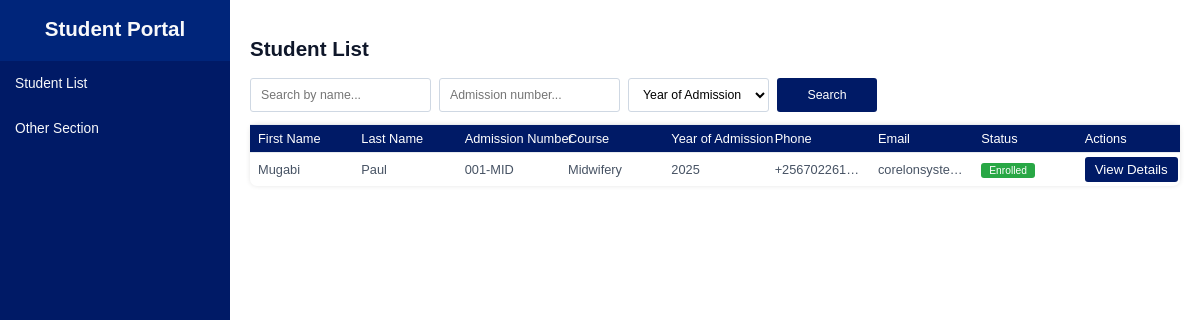
The app's page /portal/, older data.
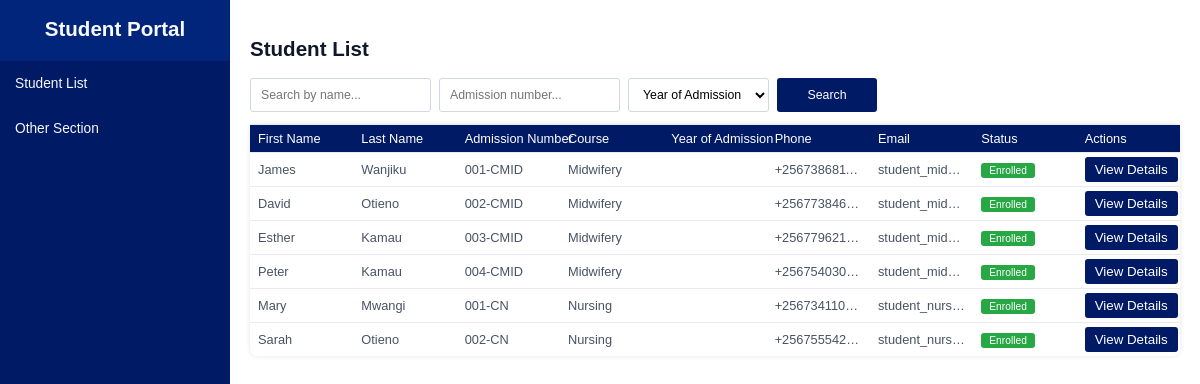
The same page, newer data.
### admissions/models.py (models this page shows, shortened)
class Student(models.Model):
    application = models.OneToOneField(
        'Application',
        on_delete=models.SET_NULL,
        null=True,
        blank=True,
        related_name='admitted_student',
        help_text="The application this student was admitted from"
    )
    first_name = models.CharField(max_length=100)
    middle_name = models.CharField(max_length=100, blank=True)  # Optional middle name
    last_name = models.CharField(max_length=100)
    date_of_birth = models.DateField()
    gender = models.CharField(
        max_length=1,
        choices=[('M', 'Male'), ('F', 'Female')],
        help_text="Select gender"
    )  # Gender choices
    religion = models.CharField(max_length=50)
    nationality = models.CharField(max_length=100)
    passport_photo = models.ImageField(upload_to='passport_photos/', blank=True, null=True)
    birth_district = models.CharField(max_length=100)
    subcounty = models.CharField(max_length=100)
    parish = models.CharField(max_length=100)
    village = models.CharField(max_length=100)
    phone = models.CharField(max_length=15)
    email = models.EmailField(unique=True)
    father_name = models.CharField(max_length=100)
    father_phone = models.CharField(max_length=15)
    mother_name = models.CharField(max_length=100)
    mother_phone = models.CharField(max_length=15)
    sponsor_name = models.CharField(max_length=100)
    former_school = models.CharField(max_length=200, blank=True)
    former_school_district = models.CharField(max_length=100, blank=True)
    course = models.ForeignKey('academics.Course', on_delete=models.CASCADE)
    admission_number = models.CharField(max_length=20, unique=True, blank=True)
    reporting = models.DateField( blank=True, null=True)
    year_of_admission = models.CharField(max_length=15)
    NSIN = models.CharField(max_length=20, unique=False, blank=True, default='', help_text="National Student Identification Number. Leave blank if not yet assigned.")
    ENROLLMENT_STATUS_CHOICES = [
        ('ENROLLED', 'Enrolled'),
        ('PENDING', 'Pending'),
        ('DEFERRED', 'Deferred'),
        ('COMPLETED', 'Completed'),
        ('WITHDRAWN', 'Withdrawn'),
    ]
    enrollment_status = models.CharField(
        max_length=15,
        choices=ENROLLMENT_STATUS_CHOICES,
        default='PENDING',
        help_text="Current enrollment status of the student"
    )
    class Meta:
        verbose_name = 'Admission'
        verbose_name_plural = 'Admissions'

### academics/models.py (models this page shows, shortened)
class Course(models.Model):
    LEVEL_CHOICES = [
        ('CERTIFICATE', 'Certificate'),
        ('DIPLOMA', 'Diploma'),
        ('BACHELORS', "Bachelor's"),
        ('MASTERS', "Master's"),
    ]
    name = models.CharField(max_length=100)
    short_name = models.CharField(max_length=10, unique=True)  # e.g., CS for Computer Science
    duration = models.IntegerField(help_text="Duration in months")  # Course duration in months
    level = models.CharField(
        max_length=20,
        choices=LEVEL_CHOICES,
        default='CERTIFICATE',
        help_text="Academic level of the course"
    )
    department = models.ForeignKey(
        Department,
        on_delete=models.SET_NULL,
        null=True,
        blank=True,
        related_name='courses',
        help_text="Department this course belongs to"
    )

### admissions/views.py (the view)
# urls.py: path('', views.student_list, name='student_list'),
def student_list(request):
    name = request.GET.get('name', '')
    admission_number = request.GET.get('admission_number', '')
    year_of_admission = request.GET.get('year_of_admission', '')
    students = Student.objects.select_related('course').all()
    if name:
        students = students.filter(first_name__icontains=name) | students.filter(last_name__icontains=name)
    if admission_number:
        students = students.filter(admission_number__icontains=admission_number)
    if year_of_admission:
        students = students.filter(year_of_admission=year_of_admission)
    student_data = [
        {
            "first_name": student.first_name,
            "last_name": student.last_name,
            "admission_number": student.admission_number,
            "course": student.course.name,
            "year_of_admission": student.year_of_admission,
            "email": student.email,
            "phone": student.phone,
            "enrollment_status": student.get_enrollment_status_display(),
        }
        for student in students
    ]
    return render(request, 'admissions/student_list.html', {
        'students': students,
        'student_json': json.dumps(student_data, cls=DjangoJSONEncoder),
    })

### SchoolManagementSystem/context_processors.py (called while the page is built)
def dashboard_stats(request):
    total_admissions = AdmissionStudent.objects.count()
    enrolled = AdmissionStudent.objects.filter(enrollment_status='ENROLLED').count()
    completed = AdmissionStudent.objects.filter(enrollment_status='COMPLETED').count()
    withdrawn = AdmissionStudent.objects.filter(enrollment_status='WITHDRAWN').count()
    deferred = AdmissionStudent.objects.filter(enrollment_status='DEFERRED').count()
    pending = AdmissionStudent.objects.filter(enrollment_status='PENDING').count()
    active_enrolled = AcademicStudent.objects.count()
    return {
        'stats_total_students': total_admissions,
        'stats_enrolled': active_enrolled,
        'stats_completed': completed,
        'stats_withdrawn': withdrawn,
        'stats_deferred': deferred,
        'stats_pending': pending,
    }

### admissions/templates/admissions/student_list.html (shortened to what this page needs)
<!DOCTYPE html>
<html lang="en">
<head>
    {% load static %}
    <link rel="stylesheet" href="{% static 'css/styles.css' %}">
</head>
<body>
    <div class="sidebar">
        <div class="sidebar1">
            <h2>Student Portal</h2>
        </div>
        <a href="#" onclick="showSection('student-list')">Student List</a>
        <a href="#" onclick="showSection('other-section')">Other Section</a>
    </div>
    <div class="content">
        <div id="student-list">
            <h2>Student List</h2>
            <div class="search-bar">
                <form method="GET" action="{% url 'student_list' %}">
                    <input type="text" name="name" value="{{ request.GET.name }}" placeholder="Search by name..." id="search-name">
                    <input type="text" name="admission_number" value="{{ request.GET.admission_number }}" placeholder="Admission number..." id="search-admission-number">
                    <select name="year_of_admission" id="filter-year">
                        <option value="">Year of Admission</option>
                    </select>
                    <button type="submit">Search</button>
                </form>
            </div>
            <table class="student-table">
                <thead>
                    <tr>
                        <th>First Name</th>
                        <th>Last Name</th>
                        <th>Admission Number</th>
                        <th>Course</th>
                        <th>Year of Admission</th>
                        <th>Phone</th>
                        <th>Email</th>
                        <th>Status</th>
                        <th>Actions</th>
                    </tr>
                </thead>
                <tbody id="student-table-body">
                    {% for student in students %}
                    <tr>
                        <td>{{ student.first_name }}</td>
                        <td>{{ student.last_name }}</td>
                        <td>{{ student.admission_number }}</td>
                        <td>{{ student.course.name }}</td>
                        <td>{{ student.year_of_admission }}</td>
                        <td>{{ student.phone }}</td>
                        <td>{{ student.email }}</td>
                        <td><span class="status-badge status-{{ student.enrollment_status|lower }}">{{ student.get_enrollment_status_display }}</span></td>
                        <td class="actions">
                            <button onclick="openDetailsModal({{ forloop.counter0 }})">View Details</button>
                        </td>
                    </tr>
                    {% empty %}
                    <tr>
                        <td colspan="9" style="text-align:center;">No students found</td>
                    </tr>
                    {% endfor %}
                </tbody>
            </table>
        </div>
    </div>
</body>
</html>

### static/css/styles.css (style rules this page uses)
:root { --k-primary: #001a66; --k-primary-hover: #00257a; --k-accent: #f7c6d0; --k-accent-hover: #f4b8c6; --k-bg: #fff5f8; --k-surface: #ffffff; --k-text: #0f172a; --k-muted: #475364; --k-border: #cfd8e3; }
body { font-family: Arial, sans-serif; margin: 0; display: flex; height: 100vh; background-color: var(--k-bg); font-size: 0.85714rem; color: var(--k-text); }
.sidebar { width: 230px; background-color: var(--k-primary); color: white; display: flex; flex-direction: column; box-sizing: border-box; }
.sidebar1 { width: 100%; background-color: var(--k-primary-hover); color: white; flex-direction: column; }
.sidebar h2 { color: #f8f9fa; font-size: 1.5em; text-align: center; margin-bottom: 20px; }
.sidebar a { color: #f8f9fa; text-decoration: none; padding: 10px 15px; margin: 5px 0; display: block; border-radius: 5px; font-size: 1em; }
.content { flex: 1; padding: 20px; box-sizing: border-box; overflow-y: auto; background-color: var(--k-surface); }
.search-bar { margin: 12px 0; }
.search-bar form { display: flex; flex-wrap: wrap; align-items: center; gap: 8px; }
.search-bar input, .search-bar select, .search-bar button { height: 34px; padding: 0 10px; font-size: 0.9em; border: 1px solid #cfd8e3; border-radius: 3px; background-color: #fff; box-sizing: border-box; margin: 0; }
.search-bar button { background-color: var(--k-primary); color: white; border: none; cursor: pointer; width: 100px; }
.student-table { width: 100%; border-collapse: collapse; background: white; margin-top: 12px; box-shadow: 0px 0px 5px rgba(0, 0, 0, 0.1); border-radius: 7px; font-size: 0.8rem; table-layout: fixed; }
.student-table th { padding: 6px 8px; text-align: left; border: none; white-space: nowrap; }
.student-table td { padding: 4px 8px; text-align: left; color: var(--k-muted); overflow: hidden; text-overflow: ellipsis; white-space: nowrap; }
.student-table th { background-color: var(--k-primary); color: white; font-weight: 10; }
.student-table tr { border-top: 1px solid #e7eaee; }
.actions button { padding: 5px 10px; background-color: var(--k-primary); color: white; border: none; border-radius: 3px; cursor: pointer; }
.actions { display: flex; gap: 6px; white-space: nowrap; }
.status-badge { display: inline-block; padding: 2px 8px; border-radius: 3px; font-size: 0.8em; color: #fff; white-space: nowrap; }
.status-enrolled { background-color: #28a745; }

Row changes from the older to the newer data that the page shows:
removed Student: first_name "Mugabi", last_name "Paul", admission_number "001-MID", course.name "Midwifery", year_of_admission "2025", phone "+256702261…", email "corelonsyste…", enrollment_status "Enrolled"
added Student: first_name "James", last_name "Wanjiku", admission_number "001-CMID", course.name "Midwifery", phone "+256738681…", email "student_mid…", enrollment_status "Enrolled"
added Student: first_name "David", last_name "Otieno", admission_number "002-CMID", course.name "Midwifery", phone "+256773846…", email "student_mid…", enrollment_status "Enrolled"
added Student: first_name "Esther", last_name "Kamau", admission_number "003-CMID", course.name "Midwifery", phone "+256779621…", email "student_mid…", enrollment_status "Enrolled"
added Student: first_name "Peter", last_name "Kamau", admission_number "004-CMID", course.name "Midwifery", phone "+256754030…", email "student_mid…", enrollment_status "Enrolled"
added Student: first_name "Mary", last_name "Mwangi", admission_number "001-CN", course.name "Nursing", phone "+256734110…", email "student_nurs…", enrollment_status "Enrolled"
added Student: first_name "Sarah", last_name "Otieno", admission_number "002-CN", course.name "Nursing", phone "+256755542…", email "student_nurs…", enrollment_status "Enrolled"
